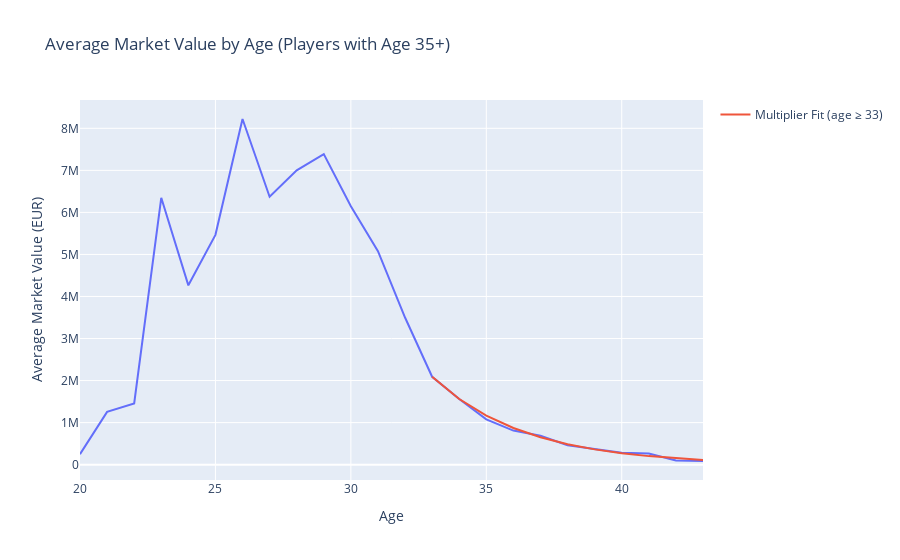

Notebook source saved alongside this figure:
### Code cell
plot_avg_value_35_plus_and_formula(pdf_joined, 40)

### Figure 1 — Plotly figure (JSON) as saved in the notebook; plotly's stock layout.template omitted (floating-point values rounded to 4 significant figures)
{"data": [{"hovertemplate": "Age=%{x}<br>Average Market Value (EUR)=%{y}<extra></extra>", "legendgroup": "", "line": {"color": "#636efa", "dash": "solid"}, "marker": {"symbol": "circle"}, "mode": "lines", "name": "", "orientation": "v", "showlegend": false, "type": "scatter", "x": [20, 21, 22, 23, 24, 25, 26, 27, 28, 29, 30, 31, 32, 33, 34, 35, 36, 37, 38, 39, 40, 41, 42, 43], "xaxis": "x", "y": [250000, 1254000.0, 1456250, 6348000.0, 4265000.0, 5466000.0, 8222000.0, 6371000.0, 7002000.0, 7387000.0, 6149000.0, 5079000.0, 3499000.0, 2090000.0, 1560000.0, 1078000.0, 810600.0, 687200.0, 463300.0, 372000.0, 281900.0, 266700, 97860.0, 86670.0], "yaxis": "y"}, {"mode": "lines", "name": "Multiplier Fit (age ≥ 33)", "type": "scatter", "x": [33, 34, 35, 36, 37, 38, 39, 40, 41, 42, 43], "y": [2090000.0, 1562000.0, 1167000.0, 871500.0, 651100.0, 486400.0, 363400.0, 271400.0, 202800.0, 151500.0, 113200.0]}], "layout": {"legend": {"tracegroupgap": 0}, "title": {"text": "Average Market Value by Age (Players with Age 35+)"}, "xaxis": {"anchor": "y", "domain": [0, 1], "title": {"text": "Age"}}, "yaxis": {"anchor": "x", "domain": [0, 1], "title": {"text": "Average Market Value (EUR)"}}}}
